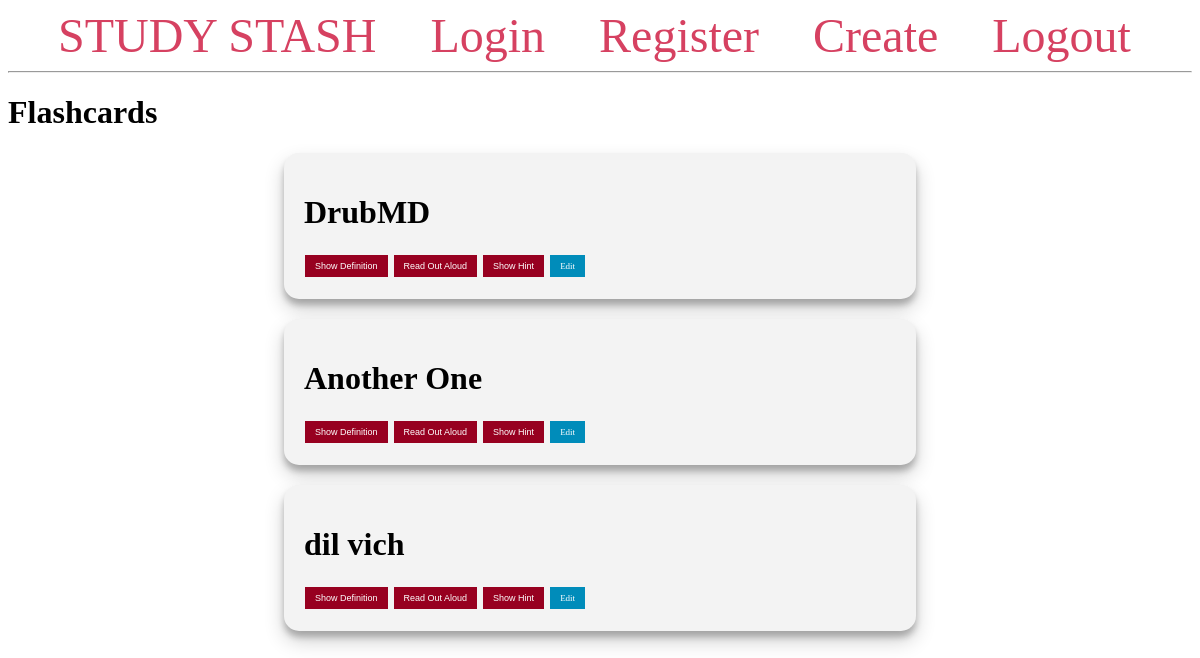
The page / (signed in) on the database its author committed.
### tables this page shows
CREATE TABLE flashcards (
    id INTEGER PRIMARY KEY AUTOINCREMENT,
    -- created TIMESTAMP NOT NULL DEFAULT CURRENT_TIMESTAMP,
    user_id INTEGER NOT NULL,
    term TEXT NOT NULL,
    definition TEXT NOT NULL,
    FOREIGN KEY (user_id) REFERENCES users(user_id)
);

### app.py (the view)
@app.route('/')
@login_required
def index():
    user_id = current_user.id
    conn = get_db_connection()
    flashcards = conn.execute('SELECT * FROM flashcards WHERE user_id = ?', (user_id,)).fetchall()
    conn.close()
    return render_template('index.html', flashcards=flashcards)

### app.py (called while the page is built)
def get_db_connection():
    conn = sqlite3.connect('database.db')
    conn.row_factory = sqlite3.Row
    return conn

@login_manager.user_loader
def load_user(user_id):
   conn = get_db_connection()
   curs = conn.cursor()
   curs.execute("SELECT * from users where user_id = (?)",[user_id])
   user_data = curs.fetchone()
   if user_data is None:
    return None
   else:
    user = User(user_data['user_id'], user_data['username'], user_data['password'])
    return user

### templates/index.html (shortened to what this page needs)
{% extends 'base.html' %}
{% block content %}
    <h1>{% block title %} Flashcards {% endblock title %}</h1>
    {% for flashcard in flashcards %}
            <div class='flashcards' id="definition-{{ flashcard['id'] }}">
                <h1>{{ flashcard['term'] }}</h1>
                <button class="flashcard-button" onclick="showdefinition({{ flashcard['id'] }}, this)">Show Definition</button>
                <button class="flashcard-button" onclick="readDefinition({{ flashcard['id'] }}, this)">Read Out Aloud</button>
                <button class="flashcard-button" onclick="showHint({{ flashcard['id'] }}, this)">Show Hint</button>
                <a class="edit-button" href="{{ url_for('edit', id=flashcard['id']) }}">Edit</a>
            </div>
    {% endfor %}
{% endblock %}

### static/css/style.css (style rules this page uses)
.flashcards { background-color: #f3f3f3; border-radius: 15px; box-shadow: 0 10px 20px rgba(0,0,0,0.19), 0 6px 6px rgba(0,0,0,0.23); padding: 20px; margin-bottom: 20px; transition: all 0.3s cubic-bezier(.25,.8,.25,1); width: 50%; margin-left: auto; margin-right: auto; }
.flashcard-button { background-color: #970020; border: none; color: white; padding: 6px 10px; text-align: center; text-decoration: none; display: inline-block; font-size: 9px; margin: 2px 1px; cursor: pointer; }
.edit-button { background-color: #008CBA; border: none; color: white; padding: 6px 10px; text-align: center; text-decoration: none; display: inline-block; font-size: 9px; margin: 2px 1px; cursor: pointer; }

### rows shown on the page
flashcards: term "DrubMD"
flashcards: term "Another One"
flashcards: term "dil vich"
